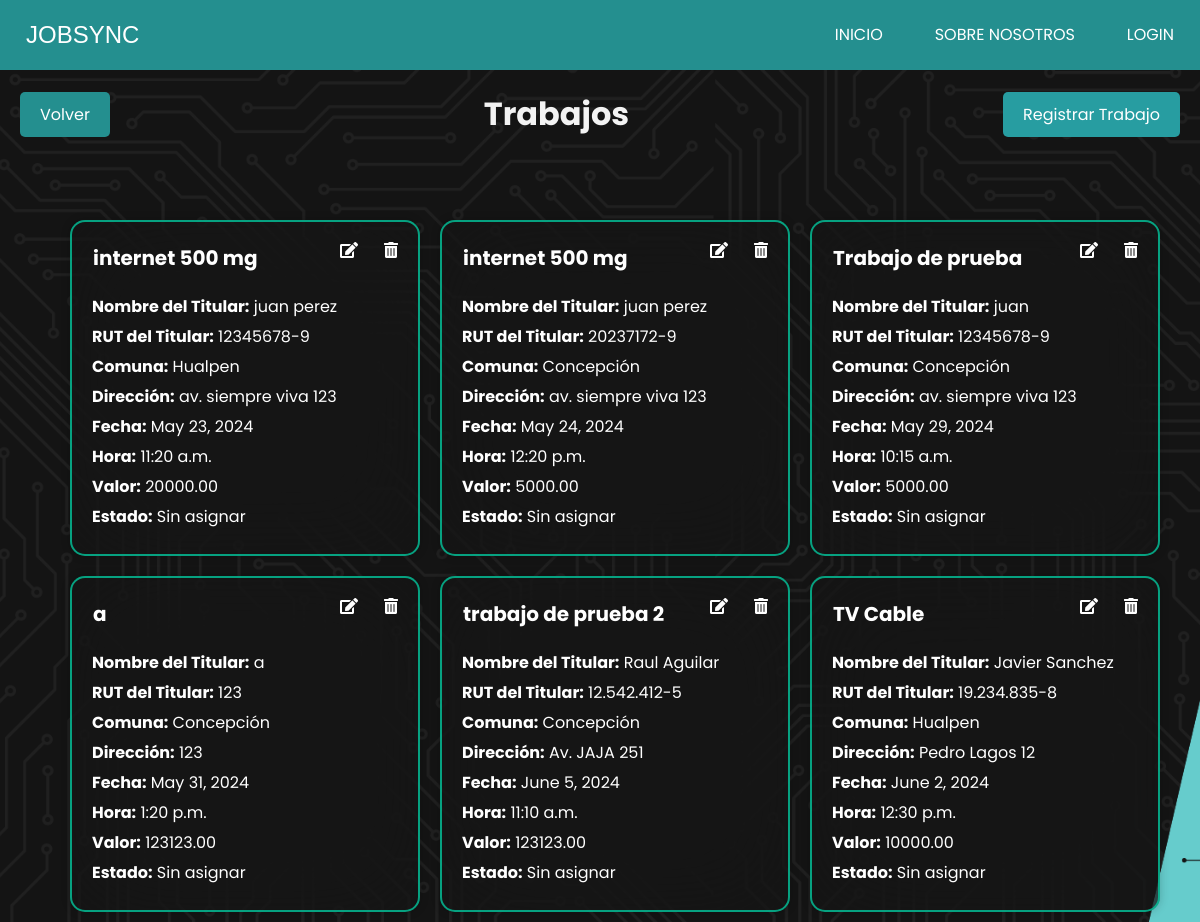
Page /trabajos/ on the earlier database version.
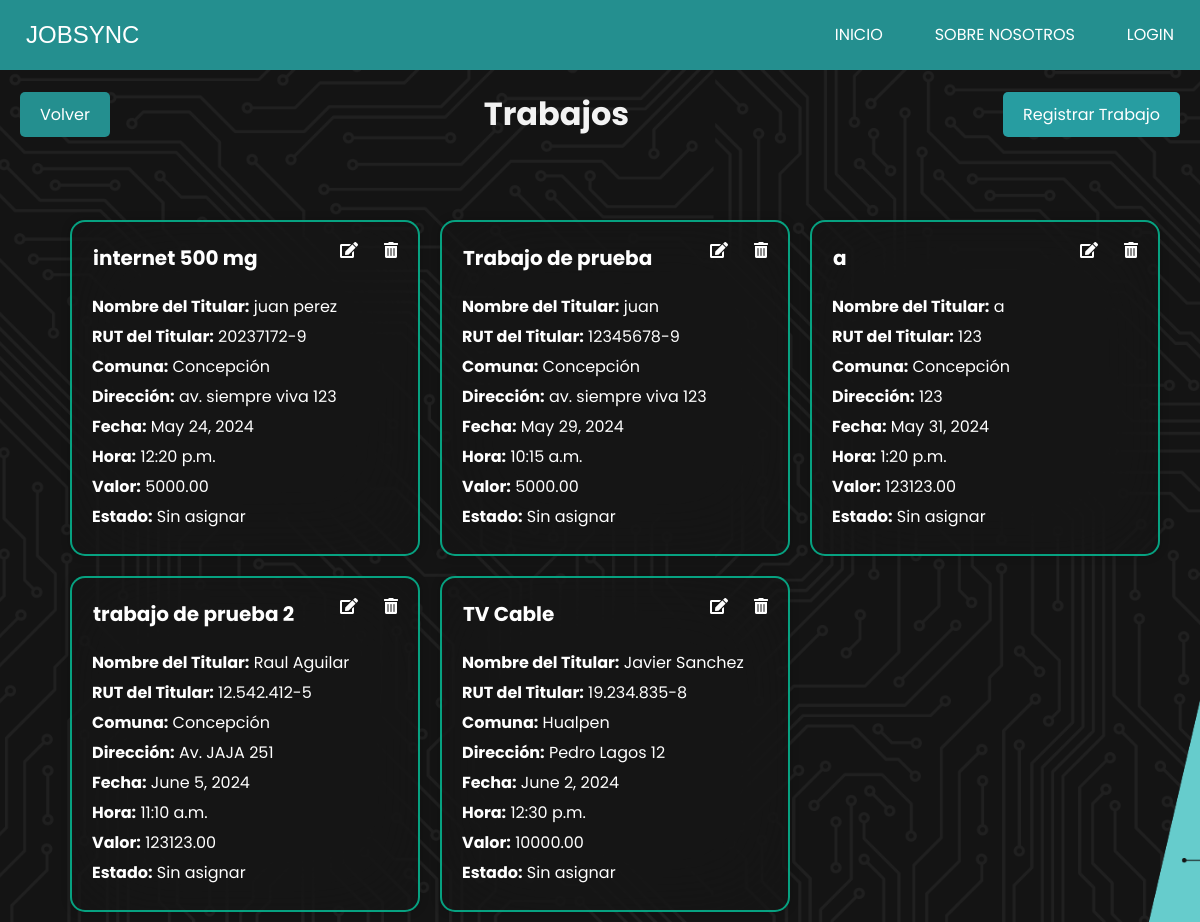
Same page on the later database version.
### JobSyncApp/models.py (models this page shows, shortened)
class Trabajo(models.Model):
    colaborador = models.ForeignKey(CustomUser, on_delete=models.SET_NULL, null=True, blank=True)
    nombre_trabajo = models.CharField(max_length=100)
    nombre_titular = models.CharField(max_length=100)
    rut_titular = models.CharField(max_length=12)
    comuna = models.ForeignKey(Comuna, on_delete=models.SET_NULL, null=True)
    direccion = models.CharField(max_length=255)
    fecha = models.DateField()
    hora = models.TimeField()
    valor = models.DecimalField(max_digits=10, decimal_places=2)
    ESTADO_CHOICES = [
        ('sin_asignar', 'Sin asignar'),
        ('pendiente', 'Pendiente'),
        ('completado', 'Completado'),
    ]
    estado = models.CharField(max_length=20, choices=ESTADO_CHOICES, default='sin_asignar')

class Comuna(models.Model):
    nombre = models.CharField(max_length=100, unique=True)
    def __str__(self):
        return self.nombre

### JobSyncApp/views.py (the view)
# urls.py: path('trabajos/', views.trabajos, name='trabajos'),
def trabajos(request):
    trabajos = Trabajo.objects.all()  # Obtener todos los trabajos
    return render(request, 'admin/gestion_trabajos/trabajos.html', {'trabajos': trabajos})

### JobSyncApp/templates/admin/gestion_trabajos/trabajos.html (shortened to what this page needs)
{% extends 'index.html' %}
{% load static %}
{% block extra_css %}
<link rel="stylesheet" href="{% static 'css/admin/trabajos.css' %}">
<link rel="stylesheet" href="https://cdnjs.cloudflare.com/ajax/libs/font-awesome/5.15.4/css/all.min.css">
{% endblock extra_css %}
{% block contenido %}
    <div class="header">
        <a href="{% url 'index_trabajo' %}"  class="boton volver">Volver</a>
        <h1 id="titulo-trabajos">Trabajos</h1>
        <a href="{% url 'crear_trabajo' %}"  class="boton regresar">Registrar Trabajo</a>
    </div>
<div class="card-container">
    {% for trabajo in trabajos %}
    <div class="card" id="trabajo">
        <div class="botones">
        <button class="delete-btn" data-url="{% url 'eliminar_trabajo' trabajo.id %}"> <i class="fas fa-trash-alt"></i></button>
        <button class="edit-btn" data-url="{% url 'modificar_trabajo' trabajo.id %}" > <i class="fas fa-edit"></i></button>
        <h2> {{ trabajo.nombre_trabajo }}</h2>
        </div>
        <p><strong>Nombre del Titular:</strong> {{ trabajo.nombre_titular }}</p>
        <p><strong>RUT del Titular:</strong> {{ trabajo.rut_titular }}</p>
        <p><strong>Comuna:</strong> {{ trabajo.comuna }}</p>
        <p><strong>Dirección:</strong> {{ trabajo.direccion }}</p>
        <p><strong>Fecha:</strong> {{ trabajo.fecha }}</p>
        <p><strong>Hora:</strong> {{ trabajo.hora }}</p>
        <p><strong>Valor:</strong> {{ trabajo.valor }}</p>
        <p><strong>Estado:</strong> {{ trabajo.get_estado_display }}</p>
    </div>
    {% endfor %}
</div>
{% endblock %}

### JobSyncApp/templates/index.html (shortened to what this page needs)
{% load  static  %}
<!DOCTYPE html>
<html lang="es">
<head>
    <link rel="stylesheet" href="{% static 'css' %}/estilo.css">
    <link href="https://cdn.jsdelivr.net/npm/remixicon@4.2.0/fonts/remixicon.css" rel="stylesheet" />
    {% block extra_css %} {% endblock extra_css %}
</head>
<body>
    <navbar class="navbar-container">
        <div class="logo-container" >
            <a href=""><img src="" alt="" style="margin-top: 1px; margin-right: 10px;"></a>
            {%if user.is_authenticated%}
            <a href="{% url 'home' %}">JobSync</a>
            {% else %}
            <a href="">JobSync</a>
            {%endif%}
        </div>
        <ul class="nav-items">
            <li class="nav-link"><a href="{% url 'home' %}">Inicio</a></li>
            <li class="nav-link"><a href="{% url 'sobre_nosotros' %}">Sobre Nosotros</a></li>
            {%if user.is_authenticated%}
            <li class="nav-link"><a href="{% url 'custom_logout' %}">Cerrar Sesion</a></li>
            {% else %}
            <li class="nav-link"><a href="{% url 'custom_login' %}">login</a></li>
            {%endif%}
        </ul>
    </navbar>
    {% block contenido %}{% endblock %}
</body>
</html>

### JobSyncApp/static/css/estilo.css (style rules this page uses)
* { margin: 0; padding: 0; box-sizing: border-box; }
.navbar-container { display: flex; justify-content: space-between; padding: 0 1rem; height: 70px; align-items: center; background: #248f8f; color: #fff; position: fixed; top: 0; width: 100%; z-index: 1000; }
.logo-container { display: flex; align-items: center; }
.navbar-container .logo-container a { font-size: 1.5rem; text-transform: uppercase; cursor: pointer; color: #fff; font-weight: 500; font-family: 'Kanit', sans-serif; }
.navbar-container .nav-items { display: flex; list-style-type: none; gap: 2rem; align-items: center; }
.navbar-container .nav-items .nav-link a { color: #fff; transition: 0.2s; padding: 10px; text-transform: uppercase; white-space: nowrap; }
.navbar-container .nav-items .nav-link:after { display: block; content: ""; border-top: 2px solid rgb(60, 179, 133); transform: scaleX(0); transition: transform 250ms ease-in-out; }

### JobSyncApp/static/css/admin/trabajos.css (style rules this page uses)
* { padding: 0; margin: 0; box-sizing: border-box; text-decoration: none; list-style: none; border: none; outline: none; font-family: "Poppins", sans-serif; }
body { height: auto; min-height: 100vh; width: auto; display: flex; align-items: center; justify-content: center; background: url("/static/css/img/fondo.png") no-repeat center center fixed; background-size: cover; }
.header { width: 100%; display: flex; justify-content: space-between; align-items: center; padding: 20px; color: rgba(255, 255, 255, 0.8); position: fixed; top: 70px; z-index: 1000; }
#titulo-trabajos { margin: 0; flex-grow: 1; text-align: center; color: #f3f3f3; }
.boton { padding: 10px 20px; background-color: #007bff; color: white; text-decoration: none; border-radius: 5px; }
.boton.volver { background-color: #248f8f; }
.boton.regresar { background-color: #279da1; }
.card-container { display: flex; flex-wrap: wrap; justify-content: flex-start; margin-top: 150px; width: 100%; padding-top: 60px; padding-left: 5%; }
.card { width: 350px; margin: 10px; padding: 20px; background: rgba(22, 22, 22, 0.61); border: 2px solid rgba(3, 207, 163, 0.76); box-shadow: 0 0 10px rgba(0, 0, 0, .2); color: #fff; backdrop-filter: blur(50px); border-radius: 15px; }
.card h2 { font-size: 20px; margin-bottom: 10px; }
.card p { margin: 5px 0; }
.card .delete-btn, .card .edit-btn { background: transparent; color: white; border: none; padding: 10px; border-radius: 10%; cursor: pointer; }
.card .delete-btn i, .card .edit-btn i { color: white; font-size: 1.2em; }
.card { position: relative; }
.card .delete-btn, .card .edit-btn { position: absolute; top: 10px; right: 10px; }
.card .edit-btn { right: 50px; }
.botones { padding: 1px; margin-bottom: 10px; }

Differences in the rows shown:
removed Trabajo: nombre_trabajo "internet 500 mg", nombre_titular "juan perez", rut_titular "12345678-9", comuna "Hualpen", direccion "av. siempre viva 123", fecha "May 23, 2024", hora "11:20 a.m.", valor "20000.00", estado "Sin asignar"
